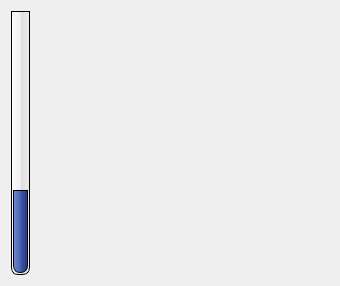
<?xml version="1.0" encoding="UTF-8"?>
<ui version="4.0">
 <class>CoolProgressBars</class>
 <widget class="QWidget" name="CoolProgressBars">
  <property name="geometry">
   <rect>
    <x>0</x>
    <y>0</y>
    <width>340</width>
    <height>286</height>
   </rect>
  </property>
  <property name="windowTitle">
   <string>Cool Progress Bars</string>
  </property>
  <property name="styleSheet">
   <string notr="true">#Form {
background: white;
}

QProgressBar {
border: 1px solid black;
text-align: top;
padding: 1px;
border-bottom-right-radius: 7px;
border-bottom-left-radius: 7px;
background: QLinearGradient( x1: 0, y1: 0, x2: 1, y2: 0, stop: 0 #fff, stop: 0.4999 #eee, stop: 0.5 #ddd, stop: 1 #eee );
width: 15px;
}

QProgressBar::chunk {
background-color: QLinearGradient( x1: 0, y1: 0, x2: 1, y2: 0, stop: 0 #78d, stop: 0.4999 #46a, stop: 0.5 #45a, stop: 1 #238 );
border-bottom-right-radius: 7px;
border-bottom-left-radius: 7px;
border: 1px solid black;
}</string>
  </property>
  <layout class="QVBoxLayout" name="verticalLayout">
   <item>
    <widget class="QProgressBar" name="progressBar_3">
     <property name="value">
      <number>32</number>
     </property>
     <property name="textVisible">
      <bool>false</bool>
     </property>
     <property name="orientation">
      <enum>Qt::Vertical</enum>
     </property>
    </widget>
   </item>
  </layout>
 </widget>
 <resources/>
 <connections/>
</ui>
